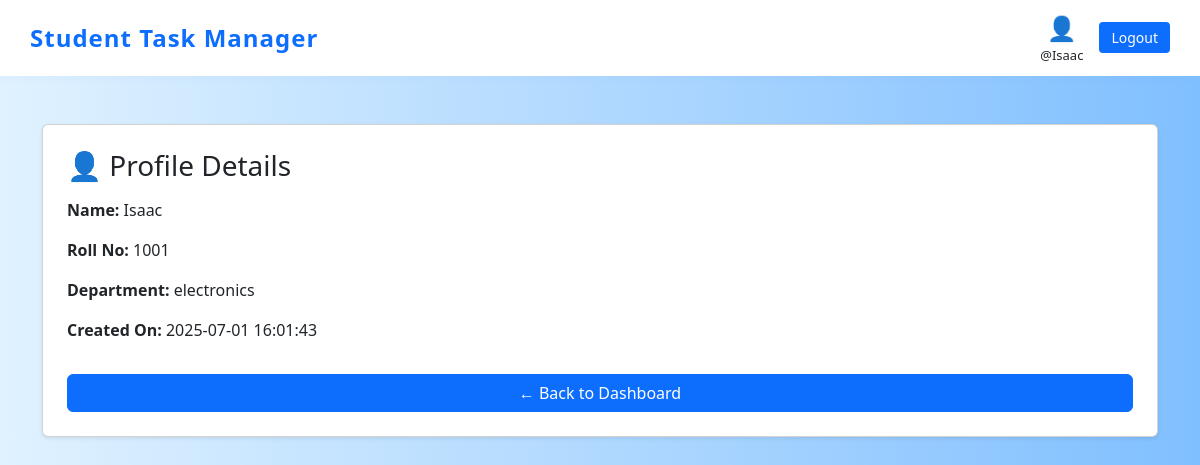
The app's page /profile.php (signed in) with its own data.
### tables this page shows
CREATE TABLE `users` (
  `sno` int(11) NOT NULL,
  `username` varchar(11) NOT NULL,
  `password` varchar(23) NOT NULL,
  `department` varchar(30) NOT NULL,
  `dt` datetime NOT NULL DEFAULT current_timestamp(),
  `rollno` int(10) NOT NULL
);

### profile.php (the view, shortened to what this page needs)
<?php
include 'partials/new_dbconnect.php';
$username = $_SESSION['username'];
$sql = "SELECT * FROM users WHERE username = '$username'";
$result = mysqli_query($conn, $sql);
$user = mysqli_fetch_assoc($result);
?>
<!DOCTYPE html>
<html lang="en">
<head>
  <link href="https://cdn.jsdelivr.net/npm/bootstrap@5.3.0/dist/css/bootstrap.min.css" rel="stylesheet"/>
</head>
<body class="bg-light">
  <nav class="navbar navbar-custom">
    <span class="navbar-brand">Student Task Manager</span>
    <div class="d-flex align-items-center gap-3">
      <div class="text-center">
        <div style="font-size: 24px; color: #0d6efd;">👤</div>
        <div style="font-size: 13px;">
          @<?=  $_SESSION['username']  ?>
        </div>
      </div>
      <button class="btn-logout" onclick="location.href='logout.php'">Logout</button>
    </div>
  </nav>
  <div class="container mt-5">
    <div class="card p-4 shadow-sm">
      <h3 class="mb-3">👤 Profile Details</h3>
      <?php if ($user){ ?>
        <p><strong>Name:</strong> <?= $user['username'] ?></p>
        <p><strong>Roll No:</strong> <?= $user['rollno'] ?></p>
        <p><strong>Department:</strong> <?= $user['department'] ?></p>
        <p><strong>Created On:</strong> <?= $user['dt'] ?></p>
        <a href="user_dashboard.php" class="btn btn-primary mt-3">← Back to Dashboard</a>
      <?php }
      else { ?>
        <p>User not found.</p>
      <?php } ?>
    </div>
  </div>
</body>
</html>

### profile.php (style rules this page uses)
body { font-family: 'Segoe UI', sans-serif; background: linear-gradient(to right, #e0f2ff, #80bfff); margin: 0; }
.navbar-custom { background: #fff; padding: 10px 30px; margin-bottom: 30px; box-shadow: 0 2px 8px rgba(13, 110, 253, 0.04); display: flex; justify-content: space-between; align-items: center; }
.navbar-brand { font-weight: bold; color: #0d6efd; font-size: 1.5rem; letter-spacing: 1px; }
.btn-logout { background: #0d6efd; color: white; border: none; border-radius: 4px; padding: 5px 12px; font-size: 14px; }

### records on screen
users: username "Isaac", rollno "1001", department "electronics", dt "2025-07-01 16:01:43"

### other values on screen
$_SESSION['username'] "Isaac"
